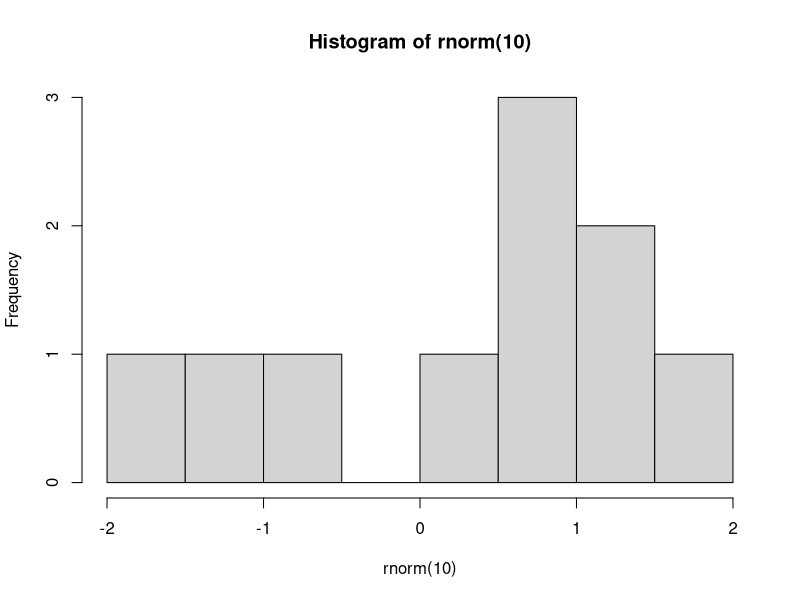
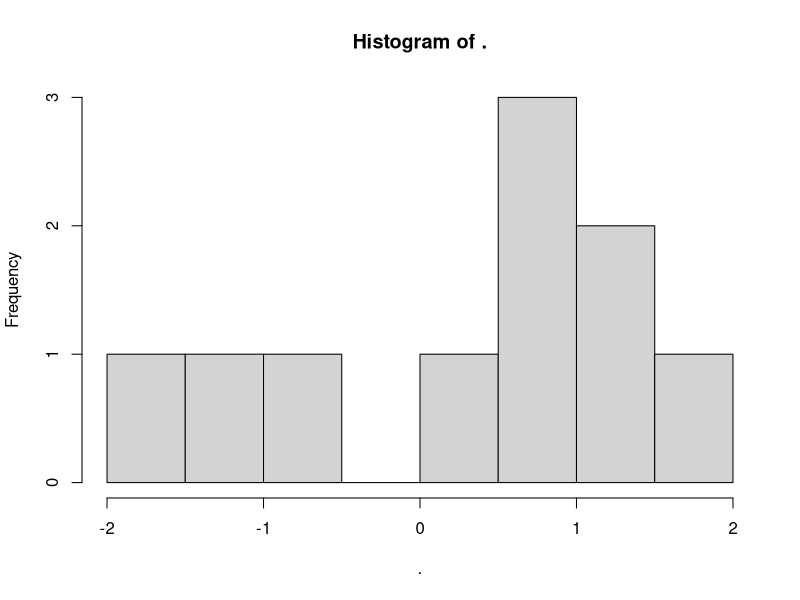

These figures' R source, in order:
## ---- chunk 1
knitr::opts_chunk$set(
  collapse = TRUE,
  comment = "#>",
  echo = TRUE
)
## ---- chunk 2
set.seed(7895)

hist(rnorm(10))
## ---- chunk 3
library(magrittr)
set.seed(7895)
rnorm(10) %>% hist()
## ---- chunk 4
library(dplyr) # ou require(dplyr)
## ---- chunk 5
fruits <- readxl::read_excel("fruits.xlsx")
## ---- chunk 6
fruits
## ---- chunk 7
fruits2 <- fruits %>% 
  mutate(Sucres_ratio = Sucres / 100)

head(fruits2[, "Sucres_ratio"])
## ---- chunk 8
fruits2 <- fruits
fruits2$Sucres_ratio <- 
  fruits2$Sucres / 100
head(fruits2[, "Sucres_ratio"])
## ---- chunk 9
fruits %>% 
  select(Energie, Sucres, Fibres) %>%
  arrange(desc(Fibres))
## ---- chunk 10
fruits[
  order(fruits$Fibres, decreasing = TRUE),
  c("Energie", "Sucres", "Fibres")]
## ---- chunk 11
fruits %>% 
  filter(Sucres > 60)
## ---- chunk 12
fruits[fruits$Sucres > 60, ]
## ---- chunk 13
fruits %>% group_by(groupe)
## ---- chunk 14
fruits %>% 
  group_by(groupe) %>%
  summarize(SucreMoyen = mean(Sucres))
## ---- chunk 15
aggregate(fruits$Sucres, 
          by = list(fruits$groupe), 
          FUN = mean)
